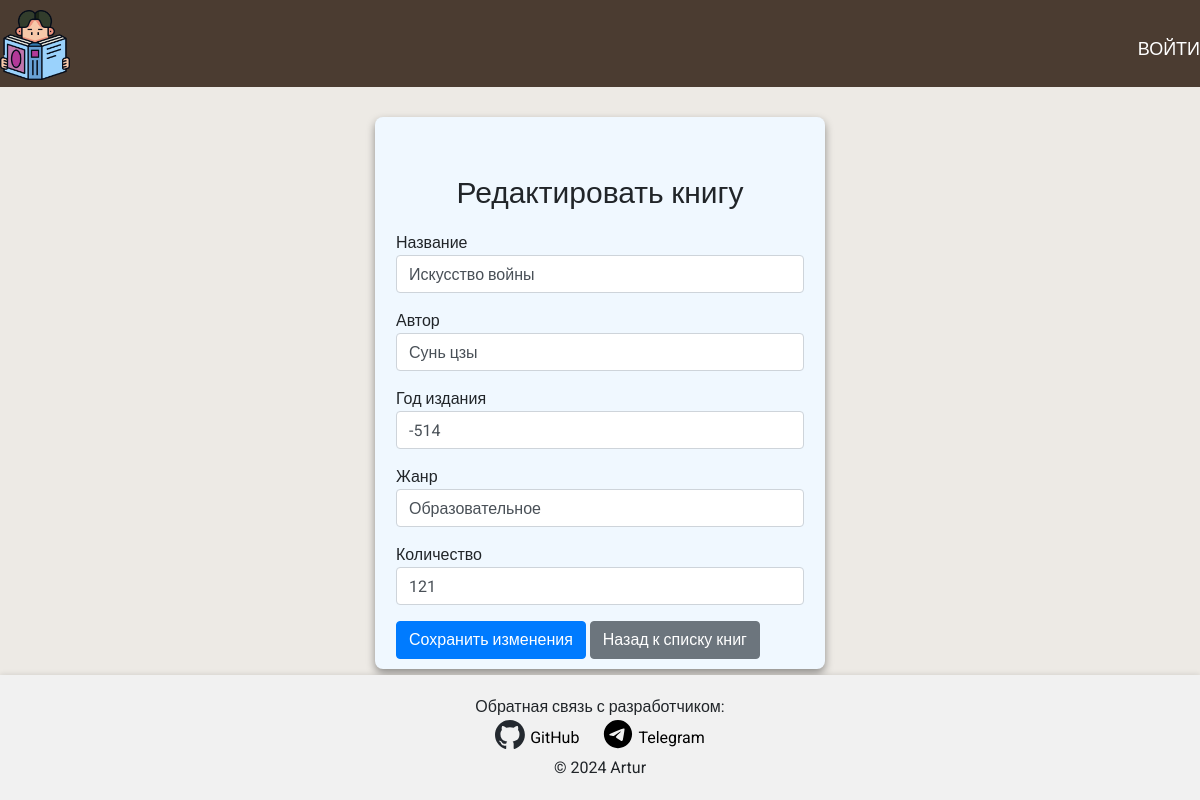
Before: /edit_book/13 with the older database file.
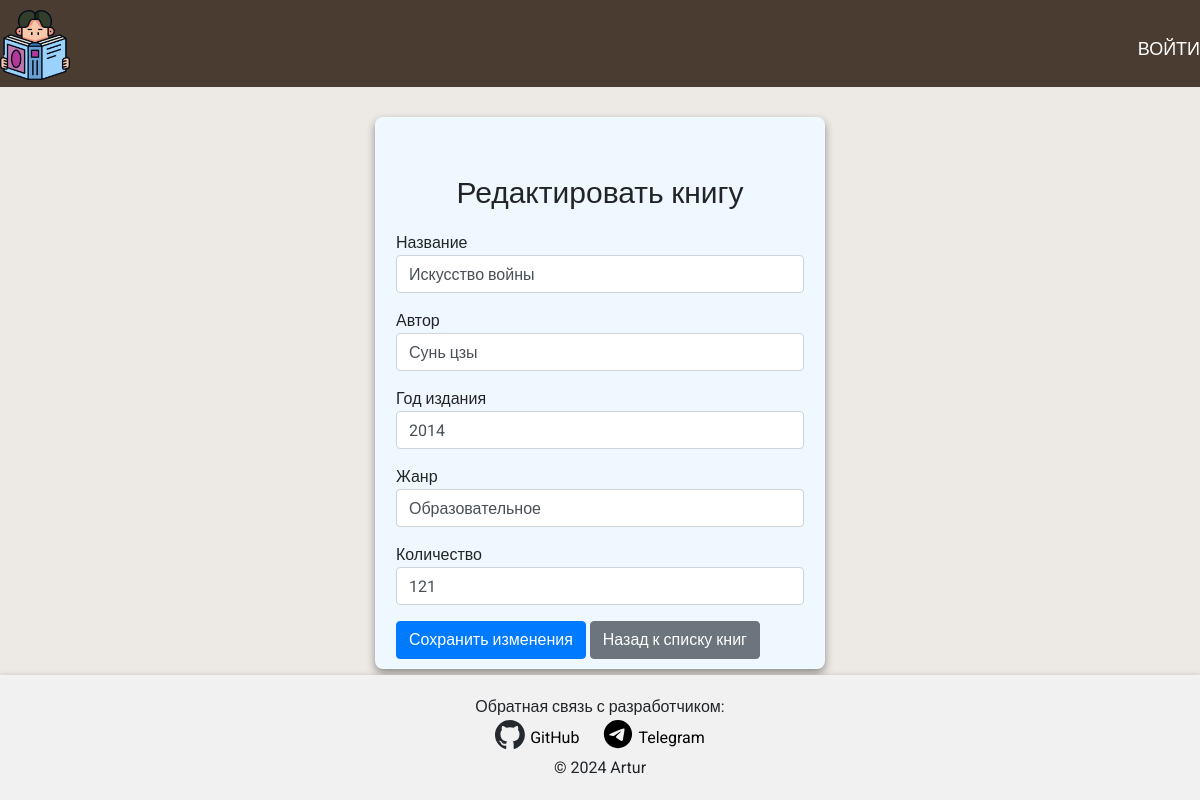
After: the same page with the newer database file.
### semestr_task/models.py (models this page shows, shortened)
class Book(db.Model):
    __tablename__ = 'books'
    id = db.Column(db.Integer, primary_key=True)
    title = db.Column(db.String(255), nullable=False)
    author = db.Column(db.String(255), nullable=False)
    publication_year = db.Column(db.Integer)
    genre = db.Column(db.String(100))
    copies = db.Column(db.Integer, default=1)

### app.py (the view, shortened to what this page needs)
@app.route('/edit_book/<int:book_id>', methods=['GET', 'POST'])
def edit_book(book_id):
    book = Book.query.get(book_id)
    if not book:
        flash('Книга не найдена.', 'danger')
        return redirect(url_for('books'))
    form = BookForm(obj=book)  # Предзаполняем форму данными книги
    return render_template('edit_book.html', form=form, book=book)  # Показываем страницу редактирования

### semestr_task/forms.py
class BookForm(FlaskForm):
    title = StringField('Название', validators=[DataRequired()])
    author = StringField('Автор', validators=[DataRequired()])
    publication_year = IntegerField('Год издания', validators=[DataRequired()])
    genre = StringField('Жанр', validators=[DataRequired()])
    copies = IntegerField('Количество', validators=[DataRequired()])
    submit = SubmitField('Сохранить')

### semestr_task/templates/edit_book.html (shortened to what this page needs)
{% extends "base.html" %}
{% block content %}
<div class="edit-container">
    <div class="form-container">
        <div class="container mt-5">
            <h1>Редактировать книгу</h1>
            <form method="POST" action="">
                <div class="form-group">
                    <label for="title">Название</label>
                    {{ form.title(class="form-control") }}
                </div>
                <div class="form-group">
                    <label for="author">Автор</label>
                    {{ form.author(class="form-control") }}
                </div>
                <div class="form-group">
                    <label for="publication_year">Год издания</label>
                    {{ form.publication_year(class="form-control") }}
                </div>
                <div class="form-group">
                    <label for="genre">Жанр</label>
                    {{ form.genre(class="form-control") }}
                </div>
                <div class="form-group">
                    <label for="copies">Количество</label>
                    {{ form.copies(class="form-control") }}
                </div>
                <button type="submit" class="btn btn-primary">Сохранить изменения</button>
                <a href="{{ url_for('books') }}" class="btn btn-secondary">Назад к списку книг</a>
            </form>
        </div>
    </div>
</div>
{% endblock %}

### semestr_task/templates/base.html (shortened to what this page needs)
<!DOCTYPE html>
<html lang="en">
<head>
    <link rel="stylesheet" href="https://stackpath.bootstrapcdn.com/bootstrap/4.5.2/css/bootstrap.min.css">
    <link rel="stylesheet" href="https://cdnjs.cloudflare.com/ajax/libs/font-awesome/5.15.4/css/all.min.css">
    <link rel="stylesheet" href="{{ url_for('static', filename='css/styles.css') }}">
</head>
<body>
    <header>
        <div class="wrap">
            <div class="header-wrap">
                <a {% if current_user.is_authenticated %} href="{{url_for('index')}}" {% else %}  href="{{url_for('login')}}"{% endif %}>
                    <div class="header_logo">
                        <img src="/static/icons/icon.png" alt="book">
                    </div>
                </a>
                {% if current_user.is_authenticated %}
                    <nav>
                        <ul>
                            <li class="action-item">
                                <a href="#">Выдать</a>
                            </li>
                            <li class="action-item">
                                <a href="#">Забрать</a>
                            </li>
                            <div class="separator"></div>
                            <li>
                                <a href="{{url_for('books')}}">Книги</a>
                            </li>
                            <li>
                                <a href="{{url_for('readers')}}">Читатели</a>
                            </li>
                            <li>
                                <a href="#">Отчеты</a>
                            </li>
                            <div class="separator"></div>
                            <li>
                                <a href="{{url_for('logout')}}">Выйти</a>
                            </li>
                        </ul>
                    </nav>
                {% else %}
                    <a href="{{url_for('login')}}"><h1>Войти</h1></a>
                {% endif %}
            </div>
        </div>
    </header>
    <main>
        <div class="container">
            {% block content %}{% endblock %}
        </div>
    </main>
    <footer>
        <p>Обратная связь с разработчиком:</p>
        <a href="https://github.com/Animeshnik94" target="_blank">
            <div class="feedback-icon">
                <img src="/static/icons/github.svg" alt="GitHub">
            </div>
            <p>GitHub</p>
        </a>
        <a href="https://t.me/Artur32342" target="_blank">
            <div class="feedback-icon">
                <img src="/static/icons/telegram.svg" alt="Telegram">
            </div>
            <p>Telegram</p>
        </a>
        <p>&copy; 2024 Artur</p>
    </footer>
</body>
</html>

### semestr_task/static/css/styles.css (style rules this page uses)
html, body, div, span, applet, object, iframe, h1, h2, h3, h4, h5, h6, p, blockquote, pre, a, abbr, acronym, address, big, cite, code, del, dfn, em, img, ins, kbd, q, s, samp, small, strike, strong, sub, sup, tt, var, b, u, i, center, dl, dt, dd, ol, ul, li, fieldset, form, label, legend, table, caption, tbody, tfoot, thead, tr, th, td, article, aside, canvas, details, embed, figure, figcaption, footer, header, hgroup, menu, nav, output, ruby, section, summary, time, mark, audio, video { margin: 0; padding: 0; border: 0; font-size: 100%; vertical-align: baseline; }
article, aside, details, figcaption, figure, footer, header, hgroup, menu, nav, section, summary { display: block; }
h1, h2, h3, h4, h5, h6 { font-weight: normal; }
input { outline: 0; }
article, aside, details, figcaption, figure, footer, header, hgroup, main, nav, section, summary { display: block; }
body { margin: 0; padding-bottom: 130px; background-color: #EDEAE5; font-family: "Roboto", sans-serif; }
.container { margin: 0 auto; max-width: 1500px; }
.wrap { margin: 0 auto; max-width: 1350px; }
header { background-color: #4B3C31; }
header .header-wrap { display: flex; justify-content: space-between; align-items: center; padding-top: 10px; }
header .header-wrap a { font-size: 18px; text-transform: uppercase; color: white; }
header .header-wrap .header_logo { width: 70px; height: auto; }
header .header-wrap .header_logo img { max-width: 100%; height: auto; }
footer { position: fixed; left: 0; bottom: 0; width: 100%; background-color: #f1f1f1; padding: 20px; text-align: center; box-shadow: 0 -1px 5px rgba(0, 0, 0, 0.1); }
footer p { margin: 0; }
footer a { margin: 0 10px; text-decoration: none; color: #000; display: inline-flex; align-items: center; }
footer a .feedback-icon { width: 30px; height: auto; margin-right: 5px; }
footer a .feedback-icon img { width: 100%; height: auto; }
.edit-container { display: flex; justify-content: space-around; align-items: start; margin-top: 30px; }
.edit-container .form-container { width: 450px; padding: 10px 6px; background-color: #f0f8ff; border-radius: 8px; box-shadow: 0 4px 8px rgba(0, 0, 0, 0.4); }
.edit-container .form-container h1 { text-align: center; font-size: 30px; margin-bottom: 20px; }

Changed rows visible on the page:
changed Book "Искусство войны": publication_year "-514" → "2014"
